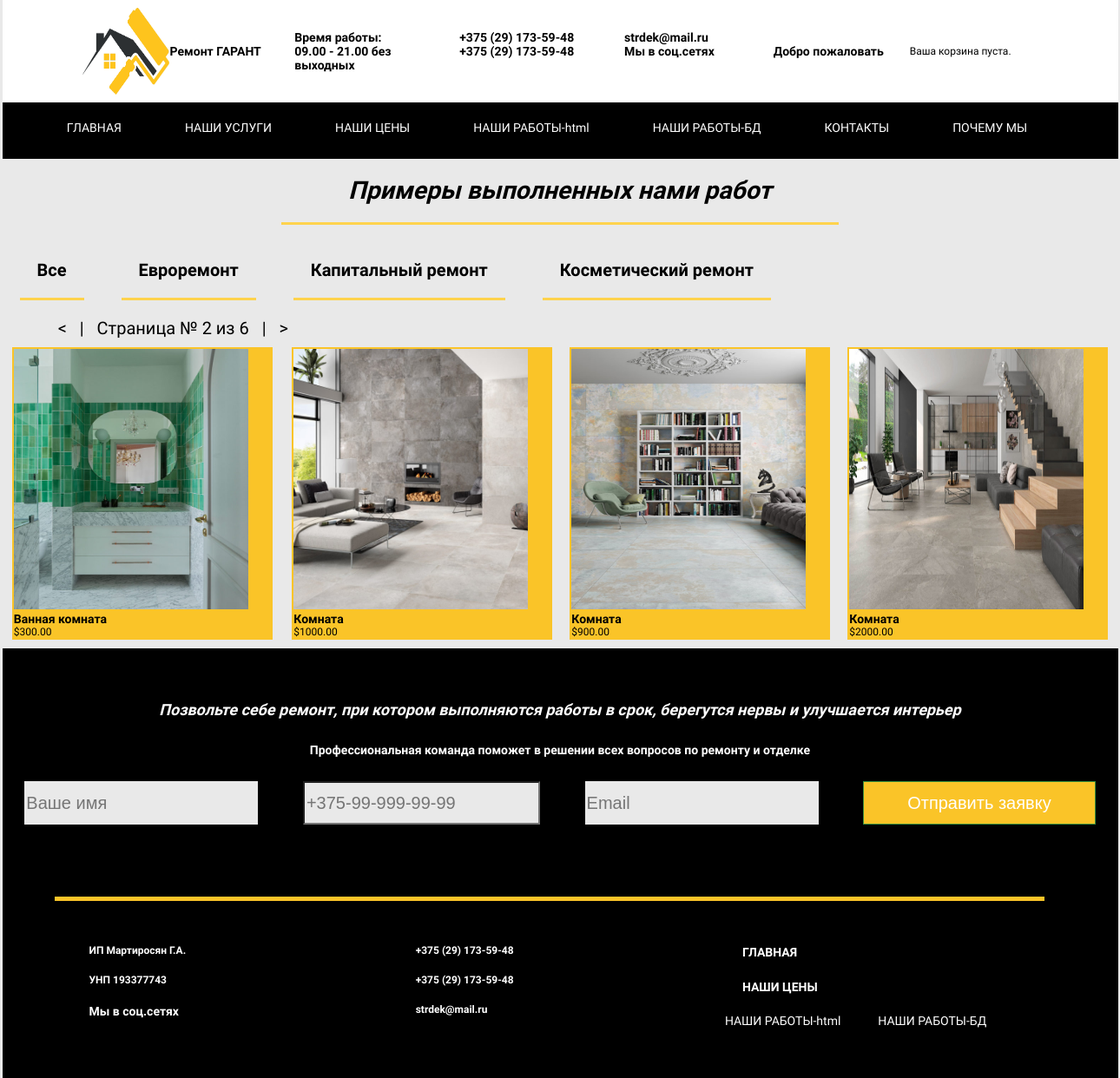
Page /work_bd/?page=2 on the committed database.
### rem/models.py (models this page shows, shortened)
class RepairsModel(models.Model):
    name = models.CharField(max_length=50, db_index=True)
    slug = models.SlugField(max_length=50, db_index=True)
    def get_absolute_url(self):
        return reverse('rem:ourwork_list_by_repair',
                        args=[self.slug])
    class Meta:
        ordering = ('name',)
        verbose_name = 'Вид ремонта'
        verbose_name_plural = 'Виды ремонта'

class OurworkModel(models.Model):
    repair = models.ForeignKey(RepairsModel, related_name='ourworkm', on_delete=models.CASCADE)
    name = models.CharField(max_length=50, db_index=True)
    slug = models.SlugField(max_length=50, db_index=True)
    image = models.ImageField(upload_to='rem/%Y/%m/%d', blank=True)
    description = models.TextField(blank=True)
    price = models.DecimalField(max_digits=10, decimal_places=2)
    def get_absolute_url(self):
        return reverse('rem:ourwork_detail',
                        args=[self.id, self.slug])
    class Meta:
        ordering = ('name',)
        index_together = (('id', 'slug'),)
        verbose_name = 'Пример выполненного нами ремонта'
        verbose_name_plural = 'Примеры выполненного нами ремонта'

### rem/views.py (the view)
# urls.py: path('work_bd/', views.indexOur_work_bd, name='product_list'),
def indexOur_work_bd(request, repair_slug=None):
    repair = None
    repairs = RepairsModel.objects.all()
    ourworks = OurworkModel.objects.all()
    if repair_slug:
        repair = get_object_or_404(RepairsModel, slug=repair_slug)
        ourworks = ourworks.filter(repair=repair)
    paginator = Paginator(ourworks, 4)
    if 'page' in request.GET:
        page_num = request.GET['page']
    else:
        page_num = 1
    page = paginator.get_page(page_num)
    context = {'repair': repair, 'repairs': repairs, 'page': page, 'ourworks': page.object_list}
    return render(request, 'pages/our_work_bd.html', context)

### cart/cart.py (called while the page is built)
    def __len__(self):
        return sum(item['quantity'] for item in self.cart.values())

### cart/context_processors.py (called while the page is built)
def cart(request):
    return {'cart': Cart(request)}

### rem/templates/pages/our_work_bd.html (shortened to what this page needs)
{% extends 'pages/base.html' %}
{% load static %}
 {% block content %}
<section class="wrapper">
    <div >
       <h2 class="our_work-title text-center our_work_title_underline">
        Примеры выполненных нами работ
        </h2>
    </div>
        <ul>
            <li {% if not repair %}class="selected"{% endif %}>
               <h3 class="ah text-center our_work_title_underline"> <a href="{% url 'rem:ourwork_list' %}"> Все </a></h3>
            </li>
            {% for c in repairs %}
                <li {% if repair.slug == c.slug %}class="selected"{% endif %}>
                   <h3 class="ah text-center our_work_title_underline"> <a href="{{ c.get_absolute_url }}">{{ c.name }}</a></h3>
                </li>
            {% endfor %}
        </ul>
            <div class="pag_str">
                {% if page.has_previous %}
                <a href="?page={{ page.previous_page_number }}">&lt;</a>
                &nbsp;&nbsp;|&nbsp;&nbsp;
                {% endif %}
                Страница № {{ page.number }} из {{ page.paginator.num_pages }}
                {% if page.has_next %}
                &nbsp;&nbsp;|&nbsp;&nbsp;
                <a href="?page={{ page.next_page_number }}">&gt</a>
                {% endif %}
            </div>
            {% for ourwork in ourworks %}
    <div class="container_our_works">
            <div class="our_work__list_bd">
                <div class="wrap_our_work_bd">
                    <a href="{{ ourwork.get_absolute_url }}">
                        <img src="{% if ourwork.image %}{{ ourwork.image.url }}
                        {% else %}{% static 'img/no_image_rem.png' %}{% endif %}" alt="Фото ремонта" class="our_work_img_bd">
                    </a>
                   <h3 ah ><a href="{{ ourwork.get_absolute_url }}">{{ ourwork.name }}</a></h3>
                ${{ ourwork.price }}
                </div>
            </div>
            {% endfor %}
        </div>
</section>
{% endblock %}

### rem/static/css/base.css (style rules this page uses)
html { box-sizing: border-box; }
*, *::before, *::after { box-sizing: inherit; }
body { font-family: 'Roboto', sans-serif; font-style: normal; font-size: 12px; font-height: 1.2; font-weight: normal; background: #e9e9e9; max-width: 1285px; margin: 0 auto; }
.wrapper { max-width: 1285px; margin: 0 auto; }
.text-center { text-align: center; padding-left:10px; padding-right:10px; }
.container_our_works { display: flex; justify-content: space-around; }
.our_work_img_bd { height: 300px; width: 270px; }
.our_work__list_bd { margin: 10px; justify-content: space-between; flex-basis: 22%; }
.wrap_our_work_bd { border-style: solid; border-width: 2px; border-color: #fac428; background: #fac428; width: 300px; }
.pag_str { margin-left: 5%; font-size: 20px; }
.our_work-title { font-size: 2.375em; margin-left:25%; margin-right:25%; }
.our_work_title_underline { border-bottom: 3px solid #ffd34d; padding: 20px; }
.ah { padding: 20px; font-size: 20px; margin:20px; }
li { list-style: none; }
h2 { font-style: oblique; }

### rows in the picture
RepairsModel: name "Евроремонт"
RepairsModel: name "Капитальный ремонт"
RepairsModel: name "Косметический ремонт"
OurworkModel: image (picture), name "Ванная комната", price "300.00"
OurworkModel: image (picture), name "Комната", price "1000.00"
OurworkModel: image (picture), name "Комната", price "900.00"
OurworkModel: image (picture), name "Комната", price "2000.00"

### other values in the picture
{{ page.number }} "2"
{{ page.paginator.num_pages }} "6"
